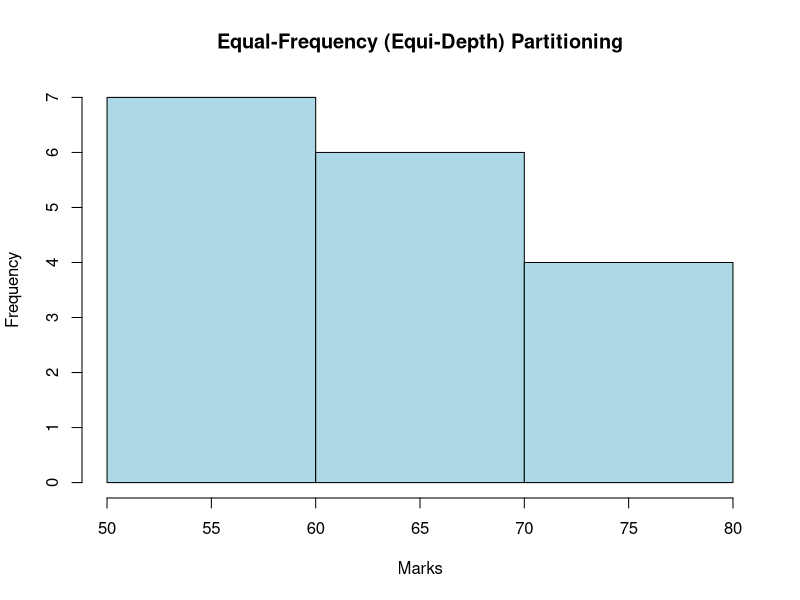

Here is the R script that generated this plot: (Note: this script raises an error after producing the figure.)
marks <- c(55, 60, 71, 63, 55, 65, 50, 55, 58, 59, 61, 63, 65, 67, 71, 72, 75)
num_bins <- 3
bins_eq_frequency <- cut(marks, breaks = num_bins, labels = FALSE)
hist(marks, breaks = num_bins, col = "lightblue", xlab = "Marks", main = "Equal-Frequency (Equi-Depth) Partitioning")
marks <- c(55, 60, 71, 63, 55, 65, 50, 55, 58, 59, 61, 63, 65, 67, 71, 72, 75)
bin_mean <- tapply(data, cut(data, num_bins), mean)
smoothed_data_by_mean <- unname(bin_mean[as.character(cut(data, num_bins))])
bin_median <- tapply(data, cut(data, num_bins), median)
smoothed_data_by_median <- unname(bin_median[as.character(cut(data, num_bins))])
bin_boundaries <- tapply(data, cut(data, num_bins), function(x) c(min(x), max(x)))
smoothed_data_by_boundaries <- unlist(bin_boundaries[as.character(cut(data, num_bins))])
print("Original data:")
print(data)
print("Smoothed data by bin mean:")
print(smoothed_data_by_mean)
print("Smoothed data by bin median:")
print(smoothed_data_by_median)
print("Smoothed data by bin boundaries:")
print(smoothed_data_by_boundaries)
